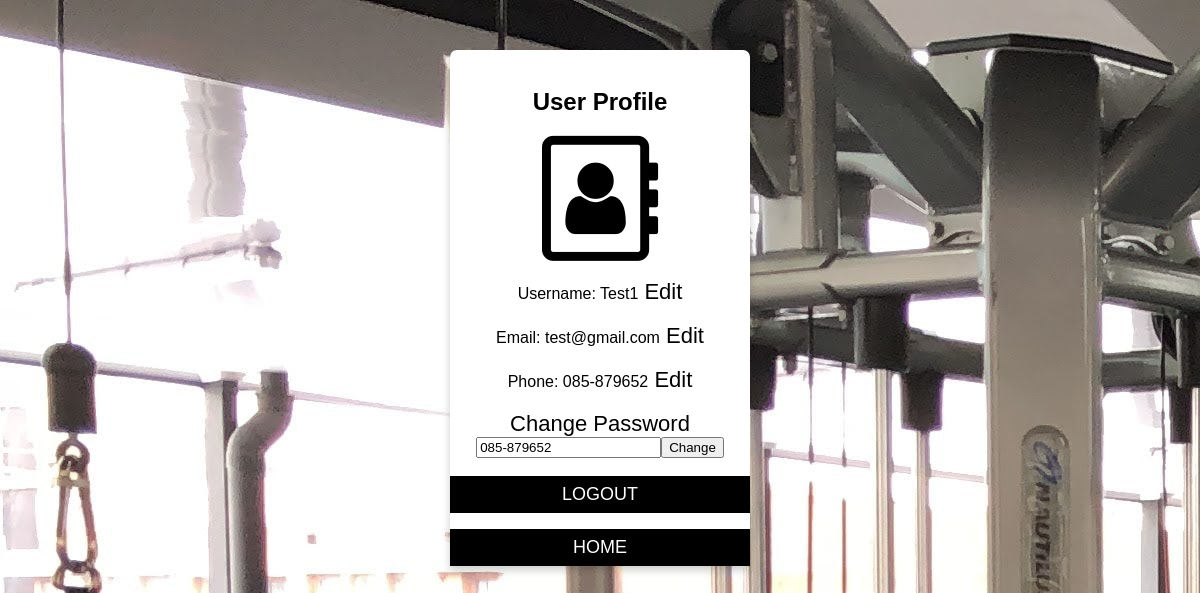
The page /Profile.php?m=3 (signed in) on the database its author committed.
### tables this page shows
CREATE TABLE `user` (
  `ID` varchar(4) NOT NULL,
  `Username` text NOT NULL,
  `Password` varchar(20) NOT NULL,
  `Email` text NOT NULL,
  `Phone` varchar(10) NOT NULL
);

### Profile.php (the view, shortened to what this page needs)
<?php
include 'connectDB.php';
 ?>
<!DOCTYPE html>
<html>
<head>
<link rel="stylesheet" href="https://cdnjs.cloudflare.com/ajax/libs/font-awesome/4.7.0/css/font-awesome.min.css">
</head>
<body>
<div class="card">
  <div class="main1">
    <br>
  <h2 style="text-align:center">User Profile</h2>
<i class="fa fa-address-book-o" style="font-size:125px"></i>
  <?php
    $sql = "SELECT * FROM user WHERE Username = '".$_SESSION['Username']."'";
    $result = mysqli_query($conn,$sql);
    $data = mysqli_fetch_assoc($result);
    $name = $data['Username'] ;
    $email = $data['Email'];
    $phone = $data['Phone'];
    echo "<br><br>"."Username: ".$name."<a href='?m=1'> Edit</a><br><br>";
    echo "Email: ".$email."<a href='?m=2'> Edit</a><br><br>";
    echo "Phone: ".$phone."<a href='?m=3'> Edit</a><br><br>";
    echo "<a href='?m=4'>Change Password</a><br>";
    ?>
    <?php
    if($_GET['m']==1){
    echo "<form action='Edit.php' method='post'>";
    echo "<input type='text' name='name' value='".$name."'>";
    echo "<input type='submit' value='Change'>";
    echo "</form>";
  }else if($_GET['m']==2){
    echo "<form action='Edit.php' method='post'>";
    echo "<input type='text' name='email' value='".$email."'>";
    echo "<input type='submit' value='Change'>";
    echo "</form>";
  }else if($_GET['m']==3){
    echo "<form action='Edit.php' method='post'>";
    echo "<input type='text' name='phone' value='".$phone."'>";
    echo "<input type='submit' value='Change'>";
    echo "</form>";
  }else if($_GET['m']==4){
    echo "<form action='Edit.php' method='post'>";
    echo "<input type='password' name='password'>";
    echo "<input type='submit' value='Change'>";
    echo "</form>";
  }
     ?>
     <br>
     <a href="logout.php"> <button >LOGOUT</button> </a>
    <p> <a  href="main.php"> <button >HOME</button> </a><br></p>
  </div>
</div>
</body>
</html>

### Profile.php (style rules this page uses)
.card { box-shadow: 0 4px 8px 0 rgba(0, 0, 0, 0.2); max-width: 300px; margin: auto; text-align: center; font-family: arial; }
button { border: none; outline: 0; display: inline-block; padding: 8px; color: white; background-color: #000; text-align: center; cursor: pointer; width: 100%; font-size: 18px; }
a { text-decoration: none; font-size: 22px; color: black; }
body { background-image: url("assets/images/banner-image-1-1920x500.jpg"); background-color: rgba(35,45,57,0.8); }
.main1 { border:1; background-color:white; margin-top:50px; border-radius:7px; }

### rows shown on the page
user: Username "Test1", Email "test@gmail.com", Phone "085-879652", phone "085-879652"
